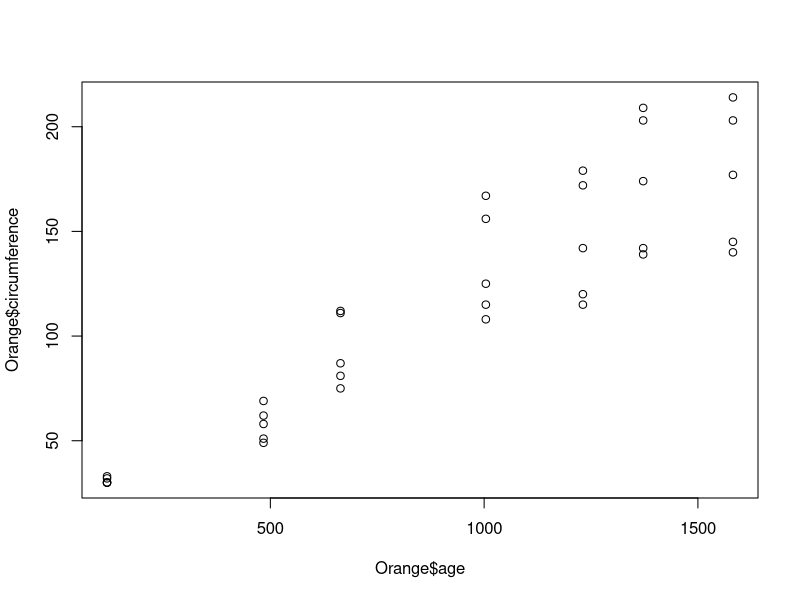

This figure's R source:
data(Orange)

#chegar dados com grafico de pontos
plot(Orange$age, Orange$circumference)

#correlação de Pearson
cor(Orange$age, Orange$circumference)

#teste estatistico
cor.test(Orange$age, Orange$circumference)
